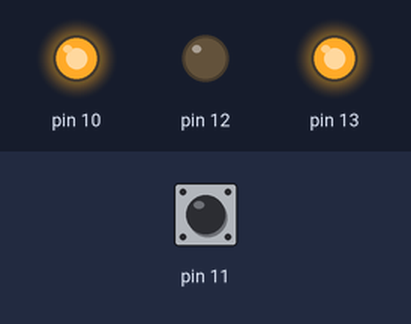
Recording of a sketch running on a simulated Arduino Uno, built with avr-gcc and run on an emulated ATmega328P. On the bench: output pins drawn as LEDs (lit = HIGH). The test bench sets the inputs (shaded band); at power-on: pin 11 HIGH. Pins used as bus, display or sensor lines are not drawn; what the sketch prints to the serial monitor is not drawn.

Above: at 0.3 s.
At 1.2 s:
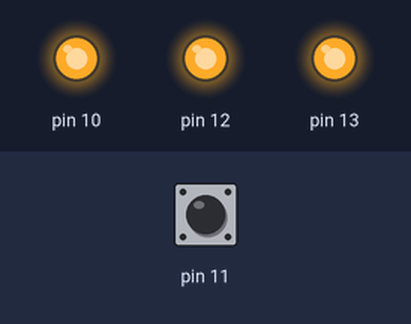
1.3 s: pin 11 pulled LOW for 0.15 s
2.9 s: pin 11 driven LOW
Timing chart, 0 to 5.9 s (numbered marks = the images above; inputs shaded):
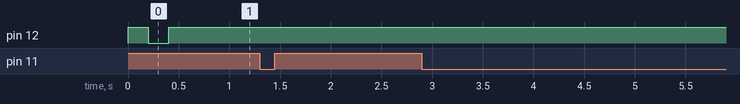

The sketch:

ads1256_example.ino
```cpp
#include <ADS1256.h>

#define CS 10
#define DRDY 11
#define RST 12
#define PDWN 13

ADS1256 ADC1256;

bool retval;

void setup() {
  Serial.begin(9600);
  Serial.println("ADS1256 example");

  retval = ADC1256.init(CS, RST, PDWN, DRDY);
}

void loop() {
  if (retval) {
    // Read channel 0 of ADC
    Serial.println(ADC1256.read(0), 6);
  } else {
    Serial.println("Retrying ADC init...");
    retval = ADC1256.init(CS, RST, PDWN, DRDY);
  }
}
```
